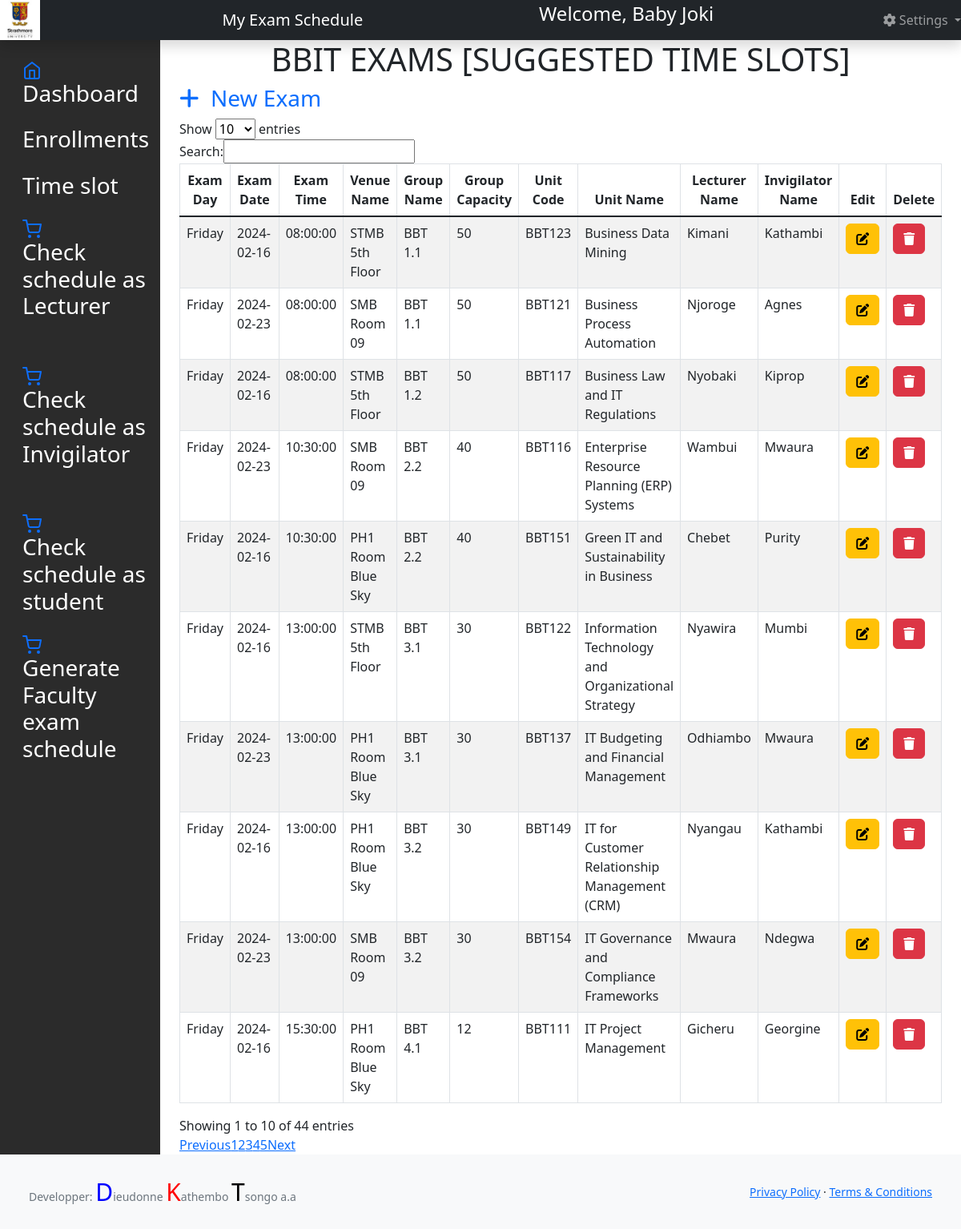
Before: /system/read_draft_exam_schedule_bbt.php (signed in) with the older database file.
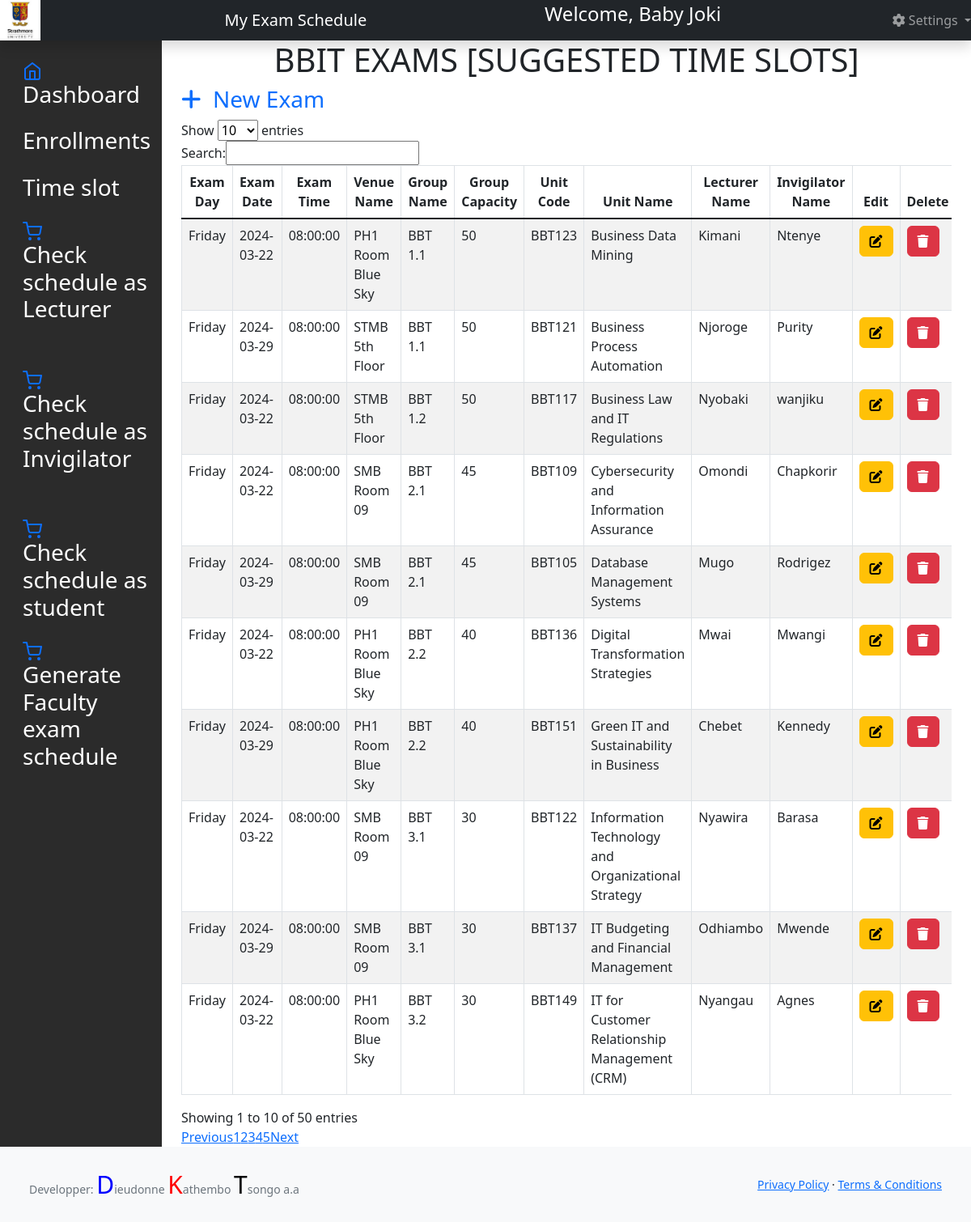
After: the same page with the newer database file.
### tables this page shows
CREATE TABLE `timeslot_bbt` (
  `time_id` int(11) NOT NULL,
  `exam_day` varchar(255) DEFAULT NULL,
  `exam_date` date DEFAULT NULL,
  `exam_time` time DEFAULT NULL,
  `venue_name` varchar(50) NOT NULL,
  `group_name` varchar(50) NOT NULL,
  `group_capacity` int(11) NOT NULL,
  `subject_code` varchar(50) NOT NULL,
  `subject_name` varchar(50) NOT NULL,
  `lect_name` varchar(20) NOT NULL,
  `invigilator_name` varchar(20) NOT NULL
);

### system/read_draft_exam_schedule_bbt.php (the view, shortened to what this page needs)
<?php
include 'header.php';
include 'dbcon.php';
 ?>
<div class="container-fluid">
  <div class="row">
  <?php include "bbit_facadmin_sidebar.php";?>
    <main class="col-md-9 ms-sm-auto col-lg-10 px-md-4">
        <div class="wrapper">
            <div class="">
                <div class="col-lg-12">
                    <div class="panel panel-default">
                        <div class="panel-heading">
                            <h1 style="text-align: center;">BBIT EXAMS [SUGGESTED TIME SLOTS]</h1>
                            <h3><a href="create_timeslot_bbt.php" style="text-decoration:none;"><span class="fas fa-plus"></span>&nbsp; New Exam</a></h3>
                        </div>
                        <div class="panel-body">
                            <div class="table-responsive">
                                <table cellpadding="0" cellspacing="0" border="0" class="table table-striped table-bordered" id="example">
                                    <thead>
                                        <tr>
                                            <th style="text-align: center;">Exam Day</th>
                                            <th style="text-align: center;">Exam Date</th>
                                            <th style="text-align: center;">Exam Time</th>
                                            <th style="text-align: center;">Venue Name</th>
                                            <th style="text-align: center;">Group Name</th>
                                            <th style="text-align: center;">Group Capacity</th>
                                            <th style="text-align: center;">Unit Code</th>
                                            <th style="text-align: center;">Unit Name</th>
                                            <th style="text-align: center;">Lecturer Name</th>
                                            <th style="text-align: center;">Invigilator Name</th>
                                            <th style="text-align: center;">Edit</th>
                                            <th style="text-align: center;">Delete</th>
                                        </tr>
                                    </thead>
                                    <tbody>
                                        <?php
                                            $select_stmt = $conn->prepare("SELECT * FROM timeslot_bbt where group_name like '%BBT%'");
                                            $select_stmt->execute();
                                            while($row = $select_stmt->fetch(PDO::FETCH_ASSOC))
                                        {
                                        ?>
                                        <tr>
                                            <td><?php echo $row['exam_day']; ?></td>
                                            <td><?php echo $row['exam_date']; ?></td>
                                            <td><?php echo $row['exam_time']; ?></td>
                                            <td><?php echo $row['venue_name']; ?></td>
                                            <td><?php echo $row['group_name']; ?></td>
                                            <td><?php echo $row['group_capacity']; ?></td>
                                            <td><?php echo $row['subject_code']; ?></td>
                                            <td><?php echo $row['subject_name']; ?></td>
                                            <td><?php echo $row['lect_name']; ?></td>
                                            <td><?php echo $row['invigilator_name']; ?></td>
                                            <td><a href="edit_draft_exam_schedule_bbit.php?update_id=<?php echo $row['time_id']; ?>" class="btn btn-warning"><i class="fas fa-edit"></i></a></td>
                                            <td><a href="?delete_id=<?php echo $row['time_id']; ?>" class="btn btn-danger"><i class="fas fa-trash"></i></a></td>
                                        </tr>
                                        <?php
                                        }
                                        ?>
                                    </tbody>
                                </table>
                            </div>
                        </div>
                    </div>
                </div>
            </div>
        </div>
    </main>
    <?php require 'footer.php' ?>
</div>
</div>

Changed rows visible on the page:
removed timeslot_bbt: exam_day "Friday", exam_date "2024-02-16", exam_time "08:00:00", venue_name "STMB 5th Floor", group_name "BBT 1.1", group_capacity "50", subject_code "BBT123", subject_name "Business Data Mining", lect_name "Kimani", invigilator_name "Kathambi"
removed timeslot_bbt: exam_day "Friday", exam_date "2024-02-23", exam_time "08:00:00", venue_name "SMB Room 09", group_name "BBT 1.1", group_capacity "50", subject_code "BBT121", subject_name "Business Process Automation", lect_name "Njoroge", invigilator_name "Agnes"
removed timeslot_bbt: exam_day "Friday", exam_date "2024-02-16", exam_time "08:00:00", venue_name "STMB 5th Floor", group_name "BBT 1.2", group_capacity "50", subject_code "BBT117", subject_name "Business Law and IT Regulations", lect_name "Nyobaki", invigilator_name "Kiprop"
removed timeslot_bbt: exam_day "Friday", exam_date "2024-02-23", exam_time "10:30:00", venue_name "SMB Room 09", group_name "BBT 2.2", group_capacity "40", subject_code "BBT116", subject_name "Enterprise Resource Planning (ERP) Systems", lect_name "Wambui", invigilator_name "Mwaura"
removed timeslot_bbt: exam_day "Friday", exam_date "2024-02-16", exam_time "10:30:00", venue_name "PH1 Room Blue Sky", group_name "BBT 2.2", group_capacity "40", subject_code "BBT151", subject_name "Green IT and Sustainability in Business", lect_name "Chebet", invigilator_name "Purity"
removed timeslot_bbt: exam_day "Friday", exam_date "2024-02-16", exam_time "13:00:00", venue_name "STMB 5th Floor", group_name "BBT 3.1", group_capacity "30", subject_code "BBT122", subject_name "Information Technology and Organizational Strategy", lect_name "Nyawira", invigilator_name "Mumbi"
removed timeslot_bbt: exam_day "Friday", exam_date "2024-02-23", exam_time "13:00:00", venue_name "PH1 Room Blue Sky", group_name "BBT 3.1", group_capacity "30", subject_code "BBT137", subject_name "IT Budgeting and Financial Management", lect_name "Odhiambo", invigilator_name "Mwaura"
removed timeslot_bbt: exam_day "Friday", exam_date "2024-02-16", exam_time "13:00:00", venue_name "PH1 Room Blue Sky", group_name "BBT 3.2", group_capacity "30", subject_code "BBT149", subject_name "IT for Customer Relationship Management (CRM)", lect_name "Nyangau", invigilator_name "Kathambi"
removed timeslot_bbt: exam_day "Friday", exam_date "2024-02-23", exam_time "13:00:00", venue_name "SMB Room 09", group_name "BBT 3.2", group_capacity "30", subject_code "BBT154", subject_name "IT Governance and Compliance Frameworks", lect_name "Mwaura", invigilator_name "Ndegwa"
removed timeslot_bbt: exam_day "Friday", exam_date "2024-02-16", exam_time "15:30:00", venue_name "PH1 Room Blue Sky", group_name "BBT 4.1", group_capacity "12", subject_code "BBT111", subject_name "IT Project Management", lect_name "Gicheru", invigilator_name "Georgine"
added timeslot_bbt: exam_day "Friday", exam_date "2024-03-22", exam_time "08:00:00", venue_name "PH1 Room Blue Sky", group_name "BBT 1.1", group_capacity "50", subject_code "BBT123", subject_name "Business Data Mining", lect_name "Kimani", invigilator_name "Ntenye"
added timeslot_bbt: exam_day "Friday", exam_date "2024-03-29", exam_time "08:00:00", venue_name "STMB 5th Floor", group_name "BBT 1.1", group_capacity "50", subject_code "BBT121", subject_name "Business Process Automation", lect_name "Njoroge", invigilator_name "Purity"
added timeslot_bbt: exam_day "Friday", exam_date "2024-03-22", exam_time "08:00:00", venue_name "STMB 5th Floor", group_name "BBT 1.2", group_capacity "50", subject_code "BBT117", subject_name "Business Law and IT Regulations", lect_name "Nyobaki", invigilator_name "wanjiku"
added timeslot_bbt: exam_day "Friday", exam_date "2024-03-22", exam_time "08:00:00", venue_name "SMB Room 09", group_name "BBT 2.1", group_capacity "45", subject_code "BBT109", subject_name "Cybersecurity and Information Assurance", lect_name "Omondi", invigilator_name "Chapkorir"
added timeslot_bbt: exam_day "Friday", exam_date "2024-03-29", exam_time "08:00:00", venue_name "SMB Room 09", group_name "BBT 2.1", group_capacity "45", subject_code "BBT105", subject_name "Database Management Systems", lect_name "Mugo", invigilator_name "Rodrigez"
added timeslot_bbt: exam_day "Friday", exam_date "2024-03-22", exam_time "08:00:00", venue_name "PH1 Room Blue Sky", group_name "BBT 2.2", group_capacity "40", subject_code "BBT136", subject_name "Digital Transformation Strategies", lect_name "Mwai", invigilator_name "Mwangi"
added timeslot_bbt: exam_day "Friday", exam_date "2024-03-29", exam_time "08:00:00", venue_name "PH1 Room Blue Sky", group_name "BBT 2.2", group_capacity "40", subject_code "BBT151", subject_name "Green IT and Sustainability in Business", lect_name "Chebet", invigilator_name "Kennedy"
added timeslot_bbt: exam_day "Friday", exam_date "2024-03-22", exam_time "08:00:00", venue_name "SMB Room 09", group_name "BBT 3.1", group_capacity "30", subject_code "BBT122", subject_name "Information Technology and Organizational Strategy", lect_name "Nyawira", invigilator_name "Barasa"
added timeslot_bbt: exam_day "Friday", exam_date "2024-03-29", exam_time "08:00:00", venue_name "SMB Room 09", group_name "BBT 3.1", group_capacity "30", subject_code "BBT137", subject_name "IT Budgeting and Financial Management", lect_name "Odhiambo", invigilator_name "Mwende"
added timeslot_bbt: exam_day "Friday", exam_date "2024-03-22", exam_time "08:00:00", venue_name "PH1 Room Blue Sky", group_name "BBT 3.2", group_capacity "30", subject_code "BBT149", subject_name "IT for Customer Relationship Management (CRM)", lect_name "Nyangau", invigilator_name "Agnes"
Other visible differences:
text written by a page script: "Show entries Search: Showing 1 to 10 of 44 entries Previous 1 2 3 4 5 Next" → "Show entries Search: Showing 1 to 10 of 50 entries Previous 1 2 3 4 5 Next"
